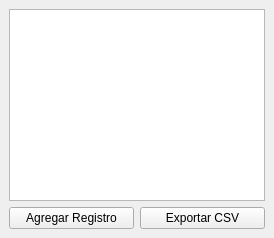
<?xml version="1.0" encoding="UTF-8"?>
<ui version="4.0">
 <class>MainWindow</class>
 <widget class="QMainWindow" name="MainWindow">
  <property name="windowTitle">
   <string>Rastreador de Salud</string>
  </property>

  <widget class="QWidget" name="centralwidget">
   <layout class="QVBoxLayout">

    <item>
     <widget class="QTableView" name="tableView"/>
    </item>

    <item>
     <layout class="QHBoxLayout">
      <item>
       <widget class="QPushButton" name="addButton">
        <property name="text">
         <string>Agregar Registro</string>
        </property>
       </widget>
      </item>

      <item>
       <widget class="QPushButton" name="exportButton">
        <property name="text">
         <string>Exportar CSV</string>
        </property>
       </widget>
      </item>
     </layout>
    </item>

   </layout>
  </widget>

 </widget>
 <resources/>
 <connections/>
</ui>
